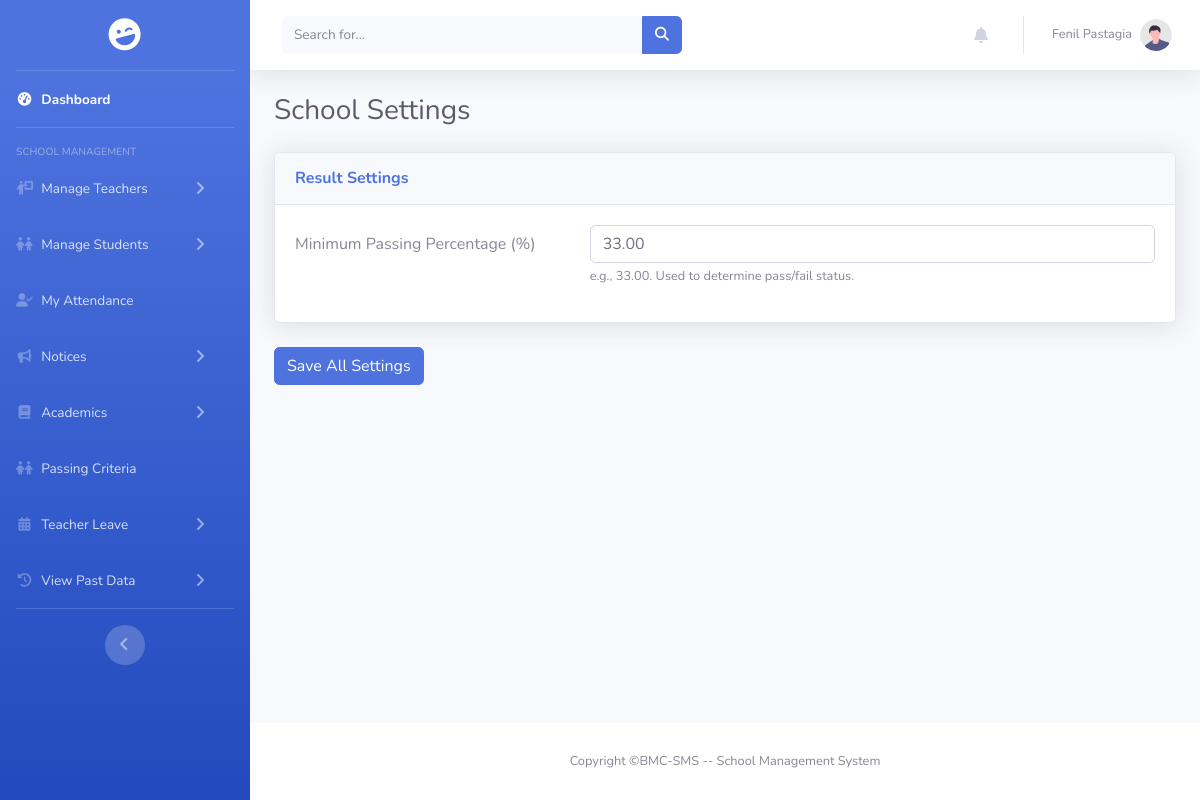
The page /pages/principal/school_settings.php (signed in) on the database as committed earlier.
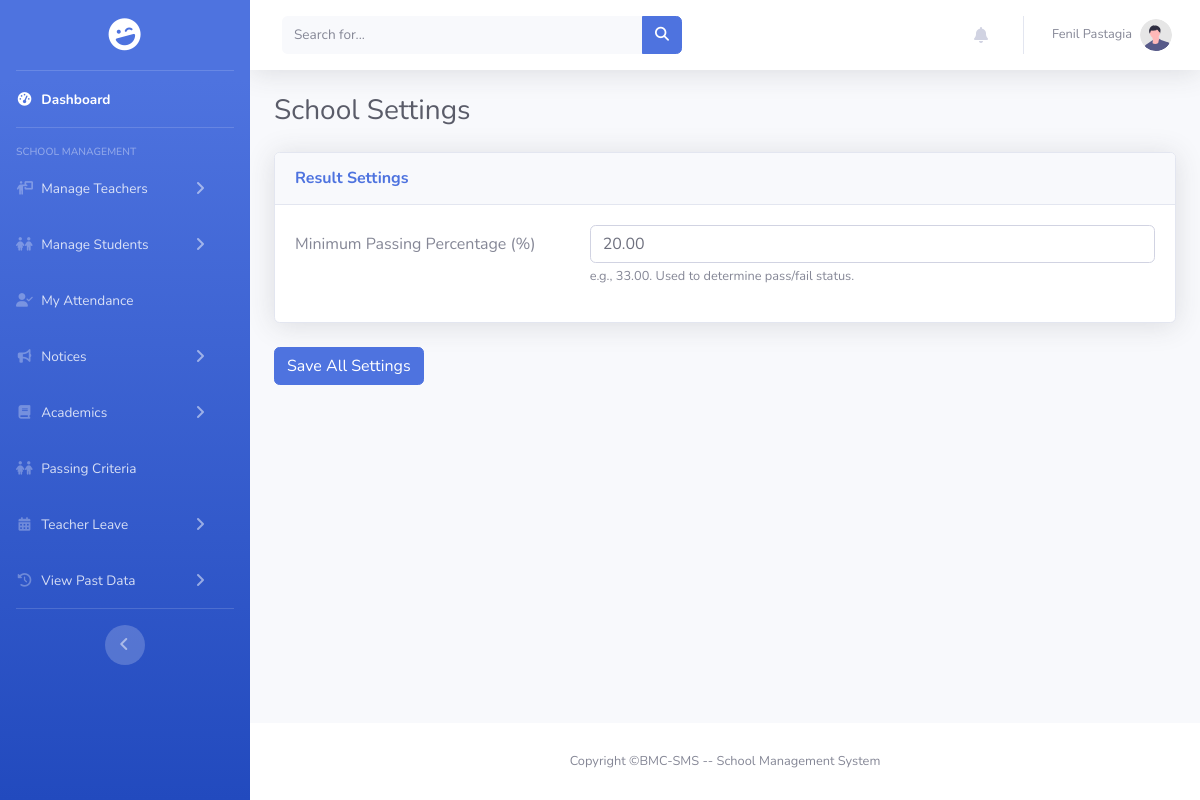
The same page on the database as committed later.
### tables this page shows
CREATE TABLE `school` (
  `id` int(11) NOT NULL,
  `school_logo` varchar(255) DEFAULT NULL,
  `school_name` varchar(100) DEFAULT NULL,
  `email` varchar(50) DEFAULT NULL,
  `phone` varchar(10) DEFAULT NULL,
  `school_opening` date DEFAULT NULL,
  `school_type` enum('Government','Private') DEFAULT NULL,
  `education_board` set('CBSE','State','IGCSE') DEFAULT NULL,
  `school_medium` set('English','Hindi','Regional Language') DEFAULT NULL,
  `school_category` set('Pre-Primary','Primary','Upper Primary','Secondary','Higher Secondary') DEFAULT NULL,
  `address` text DEFAULT NULL,
  `latitude` decimal(10,8) DEFAULT NULL,
  `longitude` decimal(11,8) DEFAULT NULL,
  `passing_percentage` decimal(5,2) NOT NULL DEFAULT 33.00
);

### encryption.php (called while the page is built, shortened)
<?php
function decrypt_id($encrypted)
{
    return openssl_decrypt($encrypted, ENCRYPTION_METHOD, ENCRYPTION_KEY, 0, ENCRYPTION_IV);
}

### pages/principal/school_settings.php (the view, shortened to what this page needs)
<?php
include_once '../../includes/connect.php';
include_once '../../encryption.php';
$userId = isset($_COOKIE['encrypted_user_id']) ? decrypt_id($_COOKIE['encrypted_user_id']) : null;
$stmt = $conn->prepare("SELECT school_id FROM principal WHERE id = ?");
$stmt->bind_param("i", $userId);
$stmt->execute();
$result = $stmt->get_result();
$principalDetails = $result->fetch_assoc();
$school_id = $principalDetails['school_id'];
$settings_stmt = $conn->prepare("SELECT * FROM school WHERE id = ?");
$settings_stmt->bind_param("i", $school_id);
$settings_stmt->execute();
$school_settings = $settings_stmt->get_result()->fetch_assoc();
?>
<!DOCTYPE html>
<html lang="en">
<head>
    <link href="../../assets/vendor/fontawesome-free/css/all.min.css" rel="stylesheet" type="text/css">
    <link href="../../assets/css/sb-admin-2.min.css" rel="stylesheet">
    <link rel="stylesheet" href="https://cdnjs.cloudflare.com/ajax/libs/font-awesome/6.5.2/css/all.min.css" />
    <link rel="stylesheet" href="../../assets/css/sidebar.css">
    <link rel="stylesheet" href="../../assets/css/scrollbar_hidden.css">
</head>
<body id="page-top">
    <div id="wrapper">
        <?php include '../../includes/sidebar.php'; ?>
        <div id="content-wrapper" class="d-flex flex-column">
            <div id="content">
                <?php include_once '../../includes/header.php'; ?>
                <div class="container-fluid">
                    <h1 class="h3 mb-4 text-gray-800">School Settings</h1>
                    <form method="POST" action="">
                        <div class="card shadow mb-4">
                            <div class="card-header py-3">
                                <h6 class="m-0 font-weight-bold text-primary">Result Settings</h6>
                            </div>
                            <div class="card-body">
                                <div class="form-group row">
                                    <label for="passing_percentage" class="col-sm-4 col-form-label">Minimum Passing Percentage (%)</label>
                                    <div class="col-sm-8">
                                        <input type="number" class="form-control" id="passing_percentage" name="passing_percentage"
                                               value="<?php echo htmlspecialchars($school_settings['passing_percentage'] ?? '33.00'); ?>"
                                               step="0.01" min="0" max="100" required>
                                        <small class="form-text text-muted">e.g., 33.00. Used to determine pass/fail status.</small>
                                    </div>
                                </div>
                            </div>
                        </div>
                        <div class="form-group row">
                            <div class="col-sm-12">
                                <button type="submit" class="btn btn-primary">Save All Settings</button>
                            </div>
                        </div>
                    </form>
                </div>
            </div>
            <?php include_once '../../includes/footer.php'; ?>
        </div>
    </div>
</body>
</html>

Rows that differ between the two databases and show on the page:
changed school: passing_percentage "33.00" → "20.00"
